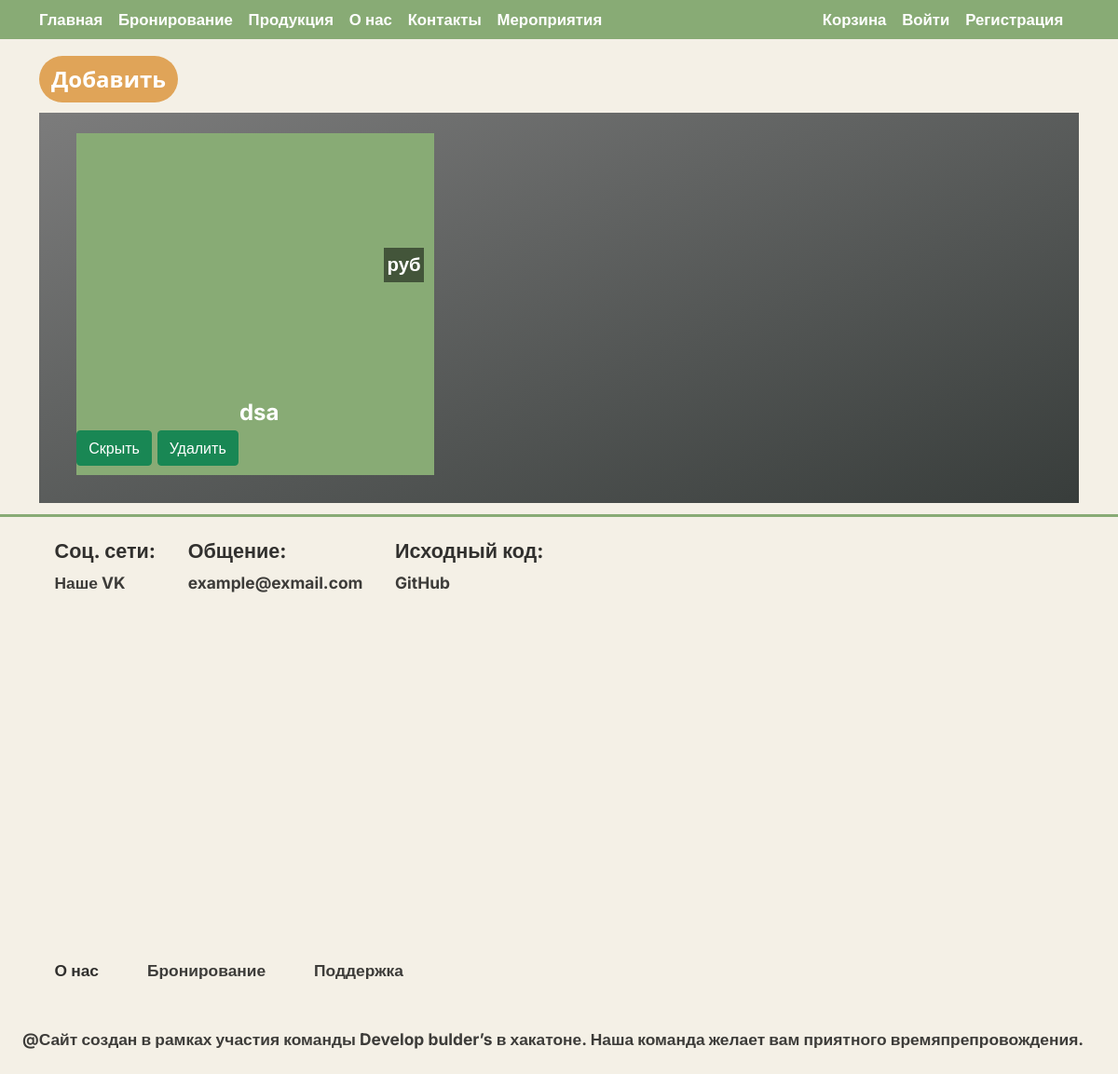
Page /redactor/events (signed in) on the earlier database version.
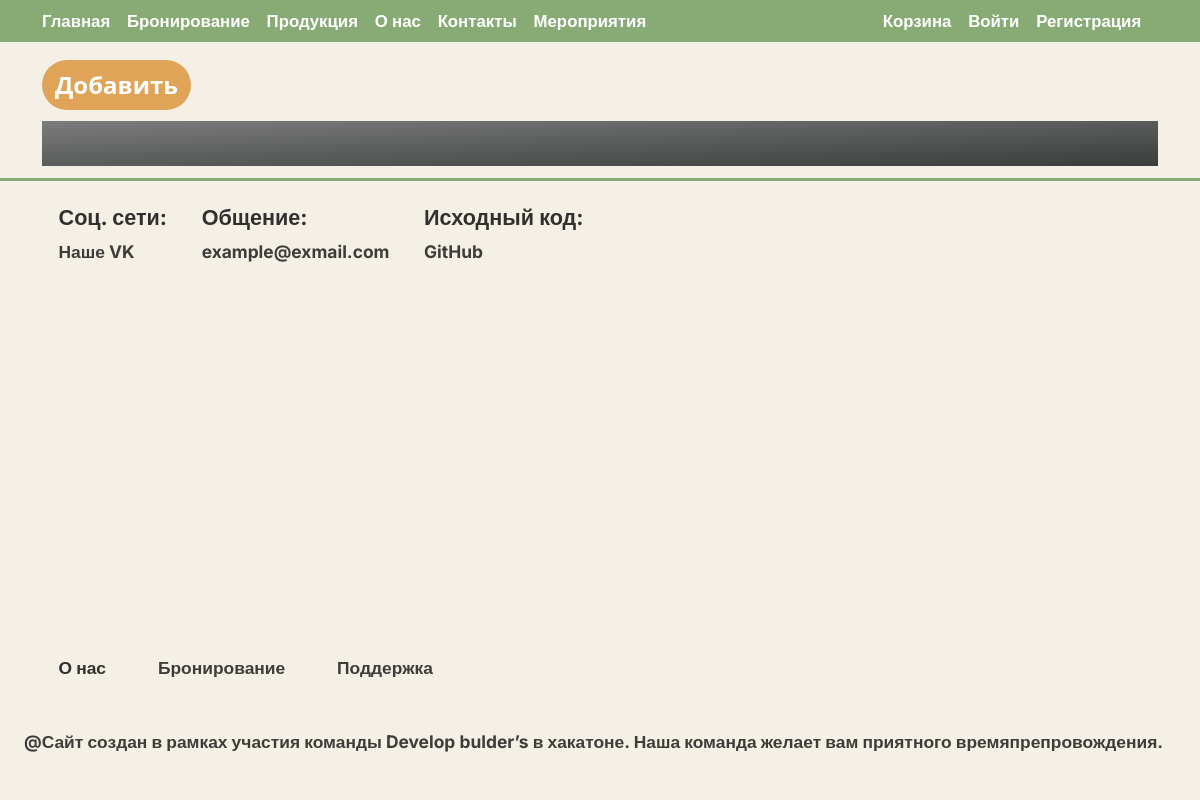
Same page on the later database version.
### base.py (models this page shows, shortened)
class Events(db.Model):
    id = db.Column(db.Integer, primary_key=True)
    name = db.Column(db.String, nullable=False)
    img = db.Column(db.Text, default='/static/images/i.webp')
    descript = db.Column(db.Text, nullable=False)
    active = db.Column(db.Boolean, default=True)
    time = db.Column(db.DateTime, default=datetime.datetime.today().replace(second=0, microsecond=0))

### main.py (the view)
@app.route('/redactor/<mode>')
def redactor(mode):
    if mode == 'rental':
        items = Rental.query.all()
    elif mode == 'route':
        items = Route.query.all()
    elif mode == 'locations':
        items = Locate.query.all()
    elif mode == 'events':
        items = Events.query.all()
    else:
        items = Items.query.all()
    return render_template('redactor.html', data=items, mode=mode)

### templates/redactor.html (shortened to what this page needs)
{% extends 'base.html' %}
{% block body %}
<div style="padding-top: 5%" class="container">
    <a type="button" href="/create/{{ mode }}" style="margin-bottom: 1%" class="btn orange-circle-btn">Добавить</a>
    <div style="display: flex; flex-direction: row;">
        <div id="main-catalog" style="background: linear-gradient(to bottom right, #7C7C7C, #383D3B);">
          {% for i in data %}
            <div class="item" style="background-color: #88AB75; align-self: flex-start;">
                <a href="" style="display: block; text-decoration: none;">
                    <div style="margin-bottom: 0.4em; ">
                        <div style="height: 282px; width: 384px; background: url('{{ i.img }}'); border: 0.7rem solid #88AB75; background-position: center center; background-size: cover; display: flex; justify-content: center; flex-direction: column; align-items: flex-end;">
                            <span class="price">{{ i.cost }} руб</span>
                        </div>
                        <div class="item-inf" style="padding-left: 2%;">
                            <div style="text-align: center;">{{ i.name }}</div>
                        </div>
                        {% if i.active %}
                        <a class="btn btn-success" href="/show/{{ mode }}/{{ i.id }}" type="button">Скрыть</a>
                        {% elif not i.active %}
                        <a class="btn btn-success" href="/show/{{ mode }}/{{ i.id }}" type="button">Показать</a>
                        {% endif %}
                        <a class="btn btn-success" href="/delete/{{ mode }}/{{ i.id }}" type="button">Удалить</a>
                    </div>
                </a>
            </div>
          {% endfor %}
        </div>
    </div>
</div>
{% endblock %}

Differences in the rows shown:
removed Events: name "dsa"
